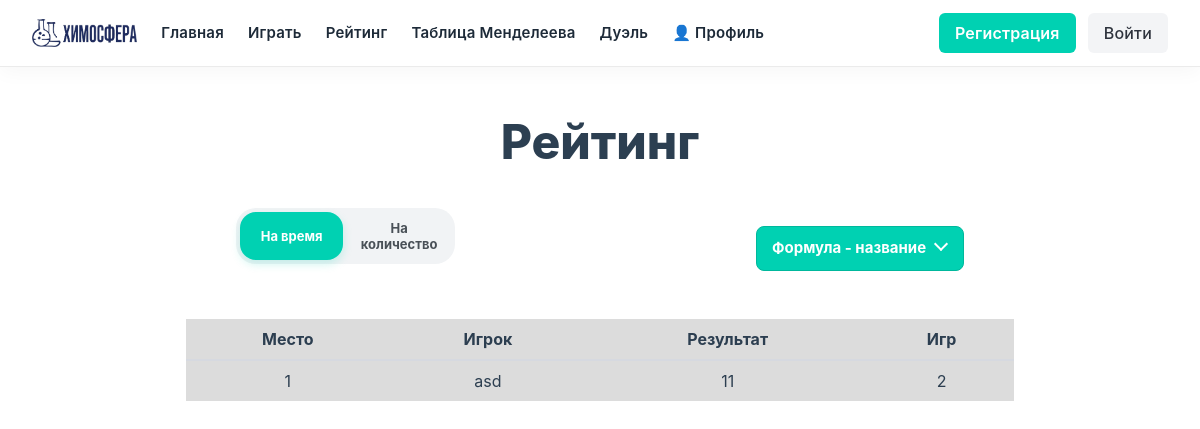
The page /rating on the database its author committed.
### data/users.py (models this page shows, shortened)
class User(SqlAlchemyBase):
    __tablename__ = "users"
    id = sqlalchemy.Column(sqlalchemy.Integer, primary_key=True, autoincrement=True)
    email = sqlalchemy.Column(sqlalchemy.String(120), unique=True, nullable=False)
    password_hash = sqlalchemy.Column(sqlalchemy.String(200), nullable=False)
    created_at = sqlalchemy.Column(sqlalchemy.DateTime, default=datetime.datetime.utcnow)
    games_played = sqlalchemy.Column(sqlalchemy.Integer, default=0)

### main.py (the view)
@app.route("/rating")
def rating():
    mode = request.args.get('mode', 'time')
    theme = request.args.get('theme', 'formulaToName')
    db_sess = db_session.create_session()
    try:
        results = db_sess.query(
            User,
            db_session.sa.func.max(GameResult.score).label('best_score')
        ).join(
            GameResult, User.id == GameResult.user_id
        ).filter(
            GameResult.mode == mode,
            GameResult.theme == theme
        ).group_by(
            User.id
        ).order_by(
            db_session.sa.func.max(GameResult.score).desc()
        ).limit(20).all()
        return render_template(
            "rating.html",
            results=results,
            current_mode=mode,
            current_theme=theme
        )
    except Exception as e:
        print(f"Ошибка получения рейтинга: {e}")
        return render_template("rating.html", results=[], current_mode=mode, current_theme=theme)
    finally:
        db_sess.close()

### data/db_session.py (called while the page is built)
def create_session() -> Session:
    global __factory
    return __factory()

### templates/rating.html (shortened to what this page needs)
{% extends 'base.html' %}
{% block content %}
<div class="container main-index-container">
    <h1 class="title is-1 mt-6 has-text-centered">Рейтинг</h1>
    <div class="rating-settings">
        <div class="mode-tabs is-toggle">
            <button class="tab-button {% if current_mode == 'time' %}active{% endif %}" data-mode="time">На время</button>
            <button class="tab-button {% if current_mode == 'count' %}active{% endif %}" data-mode="count">На количество</button>
        </div>
        <div class="select">
            <select id="themeSelect">
                <option value="formulaToName" {% if current_theme == 'formulaToName' %}selected{% endif %}>Формула - название</option>
            </select>
        </div>
    </div>
    <div class="table-container">
        <table class="table is-striped">
            <thead>
                <tr>
                    <th>Место</th>
                    <th>Игрок</th>
                    <th>Результат</th>
                    <th>Игр</th>
                </tr>
            </thead>
            <tbody>
                {% for user, best_score in results %}
                <tr>
                    <td>{{ loop.index }}</td>
                    <td>
                        {{ user.email.split('@')[0] }}
                    </td>
                    <td>{{ best_score }}</td>
                    <td>{{ user.games_played }}</td>
                </tr>
                {% else %}
                <tr>
                    <td colspan="4">Нет результатов</td>
                </tr>
                {% endfor %}
            </tbody>
        </table>
    </div>
</div>
{% endblock %}

### static/css/styles.css (style rules this page uses)
:root { --fz: calc(1vw + 1vh); }
* { transition: all 0.2s ease; }
.main-index-container { min-height: calc(100vh - 56px); }
body { min-height: 100vh; background-size: 400px 400px; background-image: url("../images/pf.jpg"); color: #2c3e50; }
table, td, th { border-collapse: collapse; background-color: #DCDCDC !important; padding: 8px; color: #2c3e50 !important; text-align: center; }
.title { color: #2c3f51; }
.rating-settings { display: flex; width: 80%; margin: 20px auto; background-color: rgba(255, 255, 255, 0.95); padding: 15px 20px; border-radius: 15px; align-items: center; justify-content: space-between; gap: 20px; flex-wrap: wrap; }
.table-container { overflow-x: auto; margin: 20px; }
.table.is-striped { background-color: white; width: 90%; margin: 0 auto; }
.tab-button { padding: 12px 20px; font-size: 16px; }
.mode-tabs { display: flex; background-color: #f1f3f5; padding: 4px; border-radius: 20px; gap: 4px; margin-bottom: 20px; border: none !important; }
.mode-tabs .tab-button { flex: 1; border: none; background: transparent; padding: 8px 12px; border-radius: 16px; font-weight: bold; cursor: pointer; transition: all 0.2s ease; color: #495057; font-size: 13px; outline: none; }
.mode-tabs .tab-button.active { background-color: #00d1b2; color: white !important; box-shadow: 0 4px 10px rgba(0, 209, 178, 0.2); }
.select select { background-color: #00d1b2 !important; color: white !important; font-weight: bold !important; border-color: #00b89c !important; border-radius: 8px !important; height: auto !important; padding: 10px 35px 10px 15px !important; font-size: 15px !important; }
.select:not(.is-multiple):not(.is-loading)::after { border-color: white !important; right: 1.125em !important; z-index: 4 !important; }
body { min-height: 100vh; background-image: url("../images/pf.jpg"); background-size: 400px 400px; background-repeat: repeat; color: #2c3e50; animation: drift 30s linear infinite; }
.container, .game-game, .form-container, .main-page-content { animation: fadeInUp 0.4s ease-out; }
.table th:not([align]) { text-align: center !important; }

### rows shown on the page
User: email "asd", best_score "11", games_played "2"
